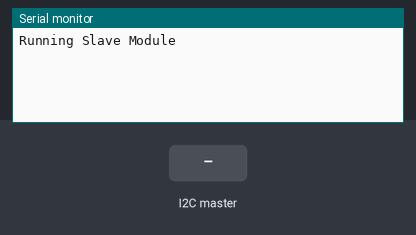
The sketch below on a simulated Arduino Uno, built with avr-gcc and run on an emulated ATmega328P. On the bench: the last lines printed to the serial monitor. The test bench sets the inputs (shaded band).

Above: at 1.2 s.
1.3 s: the I2C master sends the byte 1
At 3.1 s:
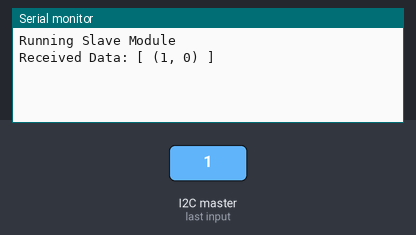
3.5 s: the I2C master sends the byte 0
At 4.7 s:
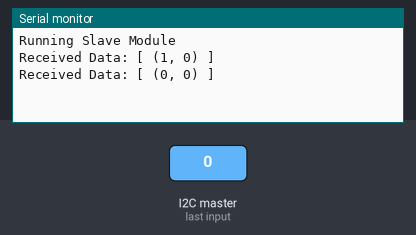

The sketch:

I2C_Slave.ino
```cpp
#include "SearchProblemI2C.h"
#include <Wire.h>
#include "List.h"
#include "Point.h"

SlaveI2C slave = SlaveI2C(9);
Point pos = Point(-120, 75);
Point goal = Point(447, -209);

void setup() {

  // Start the I2C Bus as Slave
  Serial.begin(115200);
  Serial.println("Running Slave Module");
}

void loop() {
  slave.update(pos, goal);

  if (slave.receivedMessage) {
    Serial.print("Received Data: ");
    printList(slave.input);
    slave.receivedMessage = false;
  }

  delay(1000);
}

void printList(List<Point> list) {
  Serial.print("[ ");
  auto itr = list.begin();
  while (itr != list.end()) {
    Serial.print((*itr).repr());
    itr++;
    if (itr != list.end())
      Serial.print(", ");
  }
  Serial.println(" ]");
}
```

List.h
```cpp
// List.h
//
// A class List similar to the STL container list.
// Version 1.2
//
// Included from Versions 1.0 and 1.1:
//   List(), back(), push_back(e), pop_back()
//   iterators, constant iterators
//   begin, end, cbegin, cend
//   insert, erase
//
// New in this version:
//   copy constructor, assignment operator, destructor

#ifndef _List_h_
#define _List_h_

template <class T>
class List;

template <class T>
class ListIterator;

template <class T>
class ConstListIterator;

template <class T>
class ListNode
// T is the type of element stored in the List.
{
    friend class List<T>;
    friend class ListIterator<T>;
    friend class ConstListIterator<T>;

private:
    ListNode() : element(), next(nullptr), previous(nullptr) {}
    ListNode(const T & e, ListNode * next0, ListNode * previous0);

    T element;
    ListNode<T> * next;
    ListNode<T> * previous;
};

template <class T>
ListNode<T>::ListNode(const T & e, ListNode * next0,
                   ListNode * previous0) :
        element(e), next(next0), previous(previous0) {}

template <class T>
class ListIterator
// T is the type of element stored in the List.
{
   friend class List<T>;
   friend class ConstListIterator<T>;

public:
    ListIterator() : p_current_node(nullptr) {}

    T & operator*() const { return p_current_node->element; }
    T * operator->() const { return &(p_current_node->element); }

    bool operator==(const ListIterator & rhs) const
    {
        return (p_current_node == rhs.p_current_node);
    }
    bool operator!=(const ListIterator & rhs) const
    {
        return (p_current_node != rhs.p_current_node);
    }

    ListIterator & operator++();  // prefix version (++itr)
    ListIterator & operator--();

    ListIterator operator++(int);  // postfix version (itr++)
    ListIterator operator--(int);

private:
    explicit ListIterator(ListNode<T> * p) : p_current_node(p) {}

    ListNode<T> * p_current_node;
        // points to the node that contains the element that the
        // iterator currently points to
};

template <class T>
inline ListIterator<T> & ListIterator<T>::operator++()
// prefix version (++itr)
{
    p_current_node = p_current_node->next;
    return *this;
}

template <class T>
inline ListIterator<T> & ListIterator<T>::operator--()
// prefix version (--itr)
{
    p_current_node = p_current_node->previous;
    return *this;
}

template <class T>
inline ListIterator<T> ListIterator<T>::operator++(int)
// postfix version (itr++)
{
    ListIterator<T> original_itr = *this;
    p_current_node = p_current_node->next;
    return original_itr;
}

template <class T>
inline ListIterator<T> ListIterator<T>::operator--(int)
// postfix version (itr++)
{
    ListIterator<T> original_itr = *this;
    p_current_node = p_current_node->previous;
    return original_itr;
}

template <class T>
class ConstListIterator
// T is the type of element stored in the List.
{
   friend class List<T>;

public:
    ConstListIterator() : p_current_node(nullptr) {}

    ConstListIterator(const ListIterator<T> & itr) :
        p_current_node(itr.p_current_node) {}

    const T & operator*() const { return p_current_node->element; }
    const T * operator->() const
    {
        return &(p_current_node->element);
    }

    bool operator==(const ConstListIterator & rhs) const
    {
        return (p_current_node == rhs.p_current_node);
    }
    bool operator!=(const ConstListIterator & rhs) const
    {
        return (p_current_node != rhs.p_current_node);
    }

    ConstListIterator & operator++();  // prefix version (++itr)
    ConstListIterator & operator--();

    ConstListIterator operator++(int);  // postfix version (itr++)
    ConstListIterator operator--(int);

private:
    explicit ConstListIterator(const ListNode<T> * p) :
        p_current_node(p) {}

    const ListNode<T> * p_current_node;
        // points to the node that contains the element that the
        // iterator currently points to
};

template <class T>
inline ConstListIterator<T> & ConstListIterator<T>::operator++()
// prefix version (++itr)
{
    p_current_node = p_current_node->next;
    return *this;
}

template <class T>
inline ConstListIterator<T> & ConstListIterator<T>::operator--()
// prefix version (--itr)
{
    p_current_node = p_current_node->previous;
    return *this;
}

template <class T>
inline ConstListIterator<T> ConstListIterator<T>::operator++(int)
// postfix version (itr++)
{
    ConstListIterator<T> original_itr = *this;
    p_current_node = p_current_node->next;
    return original_itr;
}

template <class T>
inline ConstListIterator<T> ConstListIterator<T>::operator--(int)
// postfix version (itr++)
{
    ConstListIterator<T> original_itr = *this;
    p_current_node = p_current_node->previous;
    return original_itr;
}

template <class T>
class List
// T is the type of element stored in the List.
{
public:
    typedef ListIterator<T> iterator;
    typedef ConstListIterator<T> const_iterator;

    List();
    List(const List<T> & ls);
    ~List();

    T & back() { return p_head_node->previous->element; }
    const T & back() const
    {
        return p_head_node->previous->element;
    }

    T & front() { return p_head_node->next->element; }
    const T & front() const {
      return p_head_node->next->element;
    }

    void push_front(const T & new_element);
    void pop_front();
    void push_back(const T & new_element);
    void pop_back();

    iterator begin() { return iterator(p_head_node->next); }
    iterator end() { return iterator(p_head_node); }

    const_iterator begin() const
    {
        return const_iterator(p_head_node->next);
    }
    const_iterator end() const
    {
        return const_iterator(p_head_node);
    }

    const_iterator cbegin() const
    {
        return const_iterator(p_head_node->next);
    }
    const_iterator cend() const
    {
        return const_iterator(p_head_node);
    }

    iterator rbegin() { return iterator(p_head_node); }
    iterator rend() { return iterator(p_head_node->previous); }

    const_iterator rbegin() const
    {
        return const_iterator(p_head_node);
    }
    const_iterator rend() const
    {
        return const_iterator(p_head_node->previous);
    }

    const_iterator crbegin() const
    {
        return const_iterator(p_head_node);
    }
    const_iterator crend() const
    {
        return const_iterator(p_head_node->previous);
    }

    iterator insert(const_iterator itr, const T & new_element);
    iterator erase(const_iterator itr );
    iterator erase(const T & element);
    bool contains(const T & element);
    void clear();

    int size() const;

    List<T> & operator=( const List<T> & rhs );

protected:
    ListNode<T> * p_head_node;
};

template <class T>
inline List<T>::List()
{
    p_head_node = new ListNode<T>;
    p_head_node->next = p_head_node->previous = p_head_node;
}

template <class T>
inline void List<T>::push_front(const T & new_element)
{
    // set a pointer to the first node
    ListNode<T> * p_first_node = p_head_node->next;

    // create new node and set its contents
    ListNode<T> * p_new_node =
        new ListNode<T>(new_element, p_first_node, p_head_node);

    // finish linking new node to list
    p_head_node->next = p_new_node;
    p_first_node->previous = p_new_node;
}

template <class T>
inline void List<T>::pop_front()
{
    // set pointers to first node and node that will become first
    ListNode<T> * p_first_node = p_head_node->next;
    ListNode<T> * p_new_first_node = p_first_node->next;

    // modify the list to skip the last node
    p_head_node->next = p_new_first_node;
    p_new_first_node->previous = p_head_node;

    // deallocate the last node
    p_first_node->next = p_first_node->previous = nullptr;
    delete p_first_node;
}

template <class T>
inline void List<T>::push_back(const T & new_element)
{
    // set a pointer to the last node
    ListNode<T> * p_last_node = p_head_node->previous;

    // create new node and set its contents
    ListNode<T> * p_new_node =
        new ListNode<T>(new_element, p_head_node, p_last_node);

    // finish linking new node to list
    p_last_node->next = p_new_node;
    p_head_node->previous = p_new_node;
}

template <class T>
inline void List<T>::pop_back()
{
    // set pointers to last node and node that will become last
    ListNode<T> * p_last_node = p_head_node->previous;
    ListNode<T> * p_new_last_node = p_last_node->previous;

    // modify the list to skip the last node
    p_new_last_node->next = p_head_node;
    p_head_node->previous = p_new_last_node;

    // deallocate the last node
    p_last_node->next = p_last_node->previous = nullptr;
    delete p_last_node;
}

template <class T>
inline typename List<T>::iterator List<T>::insert(
        const_iterator const_itr, const T & new_element)
{
    // set pointer to the node that should follow the new one
    ListNode<T> * p_next_node =
        (ListNode<T> *)(const_itr.p_current_node);

    // set pointer to the node that should precede the new one
    ListNode<T> * p_previous_node = p_next_node->previous;

    // create new node and set its contents
    ListNode<T> * p_new_node =
        new ListNode<T>(new_element, p_next_node, p_previous_node);

    // set next and previous nodes to point to the new node
    p_previous_node->next = p_new_node;
    p_next_node->previous = p_new_node;

    return iterator(p_new_node);
}

template <class T>
inline typename List<T>::iterator List<T>::erase(
        const_iterator const_itr)
{
    // set pointer to the node to be deleted
    ListNode<T> * p_target_node =
        (ListNode<T> *)(const_itr.p_current_node);

    // set pointers to the nodes that precede and follow the target
    // node
    ListNode<T> * p_previous_node = p_target_node->previous;
    ListNode<T> * p_next_node = p_target_node->next;

    // modify the list to skip the target node
    p_previous_node->next = p_next_node;
    p_next_node->previous = p_previous_node;

    // deallocate the target node
    p_target_node->next = p_target_node->previous = nullptr;
    delete p_target_node;

    return iterator(p_next_node);
}

template <class T>
inline typename List<T>::iterator List<T>::erase(const T& element)
{
    auto itr = cbegin();
    while (itr != cend()) {
      if (*itr == element) {
        return erase(itr);
      }
      itr++;
    }
    return end();
}

template <class T>
bool List<T>::contains(const T & ele) {
  auto itr = begin();
  while (itr != end()) {
    if ((*itr) == ele) {
      return true;
    }
    itr++;
  }
  return false;
}

template <class T>
void List<T>::clear() {
  while (begin() != end()) pop_back();
}

template <class T>
int List<T>::size() const {
  int len = 0;

  auto itr = cbegin();
  while(itr != cend()) {
    itr++;
    len++;
  }
  return len;
}

template <class T>
List<T>::List(const List<T> & ls) : List<T>()
{
    for (const T & e : ls) push_back(e);
}

template <class T>
List<T>::~List()
{
    // erase all elements
    clear();

    // deallocate dummy head node
    delete p_head_node;
}

template <class T>
inline List<T> & List<T>::operator=(const List<T> & rhs)
{
    List<T> copy_of_rhs = rhs;
    auto temp = p_head_node;
    p_head_node = copy_of_rhs.p_head_node;
    copy_of_rhs.p_head_node = temp;
    return *this;
    // old contents of receiver is deallocated when copy_of_rhs
    // is destroyed
}

#endif
```

Point.h
```cpp
/* Point Object
 * The point stores cartesian coordinates with the
 * ability to convert from polar into the cartesian
 * coordinate system.
 */

#ifndef Point_h
#define Point_h

#include "Arduino.h"

struct Point {
public:
  Point() { x = 0; y = 0; }
	Point(int x, int y) { this->x = x; this->y = y; }
	static Point Polar(int r, int a) {
		return Point(r * cos(a), r * sin(a));
	}
  Point(const Point& other) {
    this->x = other.x;
    this->y = other.y;
  }
	int x;
	int y;

  /*
   * Distance Functions
   * There are other possibilities that could work more efficiently for
   * approximating the euclidean distance with less expensive operations
   * http://www.flipcode.com/archives/Fast_Approximate_Distance_Functions.shtml
   */
  static float manhattanDist(const Point& p1, const Point& p2) {
    return abs(p1.x - p2.x) + abs(p1.y - p2.y);
  }

  static float euclidDist2(const Point& p1, const Point& p2) {
    return pow(abs(p1.x - p2.x), 2) + pow(abs(p1.y - p2.y), 2);
  }

  static float euclidDist(const Point& p1, const Point& p2) {
    return sqrt(euclidDist2(p1, p2));
  }

  Point operator+(const Point& other) const {
    return Point(x + other.x, y + other.y);
  }

  Point operator-(const Point& other) const {
    return Point(x - other.x, y - other.y);
  }

//  ** Equality operator not working properly and may not be needed
//  Point operator=(const Point& other) {
//    return Point(other);
//  }

//	bool operator==(const Point& other) {
//		return x == other.x && y == other.y;
//	}

  bool operator==(const Point& other) const {
    return x == other.x && y == other.y;
  }

  String repr() const {
    String b = "(";
    String e = ")";
    String c = ", ";
    return b + x + c + y + e;
  }
};

#endif
```

SearchProblemI2C.h
```cpp
/*  Wrapper for I2C communication for the Car Search problem
 *  This class has several requirements and pin dependencies
 *  Arduino Uno:
 *    A4 and A5 used for I2C communication
 *
 *  This protocol is based of the following motto
 *  Master:
 *    ask slave for the following info
 *      -> Current Position
 *      -> Goal Positions
 *    module runs search algorithm and sends the result info
 *    to the slave module
 *      -> The first 8 positions in the goal path [(x, y), ... ]
 *
 *  Slave:
 *    on request send:
 *      -> Current and goal position
 *    on receive:
 *      -> Retreive the starting path to the goal
 */

#ifndef SearchProblemI2C_h
#define SearchProblemI2C_h

#include <Wire.h>
#include "List.h"
#include "Point.h"

/* Sending and receiving integer values through I2C
 * http://forum.arduino.cc/index.php?topic=48477.0
 * Sending 16bit (2byte) integers
 */
const int MASK = 0xFF;

void sendInteger(int o) {
  int16_t out = (int16_t)o;
  char toSend = out & MASK;
  Wire.write(toSend);
  toSend = (out >> 8) & MASK;
  Wire.write(toSend);
}

/* Sending and receiving integer values through I2C
 * Sending 32bit (4byte) Points (x, y)
 */
void sendPoint(Point out) {
    sendInteger(out.x);
    sendInteger(out.y);
}

/* Attempts to receive an integer from an I2C request
 * then returns the integer value, returns 0 for invalid request
 */
int receiveInteger() {
  int16_t out = 0;
  if (Wire.available()) {
    char received = Wire.read();
    out = received;
  }
  if (Wire.available()) {
    char received = Wire.read();
    out |= (received << 8);
  }
  return (int)out;
}

/* Attempts to receive an integer from a current request
 * then returns the integer value, returns (0, 0) for invalid request
 */
Point receivePoint() {
  if (Wire.available()) {
    int x = receiveInteger();
    int y = receiveInteger();
    return Point(x, y);
  }
  return Point();
}

/*
 * Master Protocols
 */

class MasterI2C {
public:
  MasterI2C(int b) {
    bus = b;
    Wire.begin();
  }

  /*
   * Transmit the result back to the slave module
   * The transmission is a series of points (x, y)
   * which contain 16bit integer values
   * Transmission can hold 32bytes (8bits to 1byte)
   * this allows this transmission to send at most 8 points
   */
  void sendPointList(List<Point>& list) {
    Wire.beginTransmission(bus);

    int counter = 0;
    auto itr = list.begin();
    while (itr != list.end() && counter < 8) {
      Point p = *itr;
      sendPoint(p);
      itr++;
      counter++;
    }

    Wire.endTransmission();
  }

  /*
   * Request two points from the slave module
   * Current position and the goal position
   * this transmission asks for 64bits (8bytes) of information
   *
   */
  void request() {
    int bytesToRequest = 8;
    Wire.requestFrom(bus, bytesToRequest);
    pos = receivePoint();
    goal = receivePoint();
  }

  Point pos;
  Point goal;

private:
  int bus;
};

/*
 * Slave Protocols
 */

class SlaveI2C {
public:

  SlaveI2C(int b) {
    bus = b;
    input = List<Point>();
    SlaveI2C::classToUse = this;

    Wire.begin(bus);
    Wire.onReceive(receiveEvent);
    Wire.onRequest(requestEvent);
  }

  void update(Point p, Point g) {
    pos = p;
    goal = g;
  }

  static void receiveEvent(int bytes) {
    SlaveI2C::receivedMessage = true;
    classToUse->input.clear();
    while (Wire.available()) {
      classToUse->input.push_back(receivePoint());
    }
  }

  static void requestEvent() {
    Serial.print("Sending Data: ");
    Serial.print(classToUse->pos.repr());
    Serial.println(classToUse->goal.repr());
    sendPoint(classToUse->pos);
    sendPoint(classToUse->goal);
  }

  Point pos;
  Point goal;
  List<Point> input;
  static SlaveI2C* classToUse;
  static bool receivedMessage;

private:
  int bus;
};

SlaveI2C* SlaveI2C::classToUse = NULL;
bool SlaveI2C::receivedMessage = false;

#endif
```

Measured:
- after the input at 1.3 s, the serial monitor: prints a new line after 0.70 s (image 1)
- after the input at 3.5 s, the serial monitor: prints a new line after 0.50 s (image 2)
